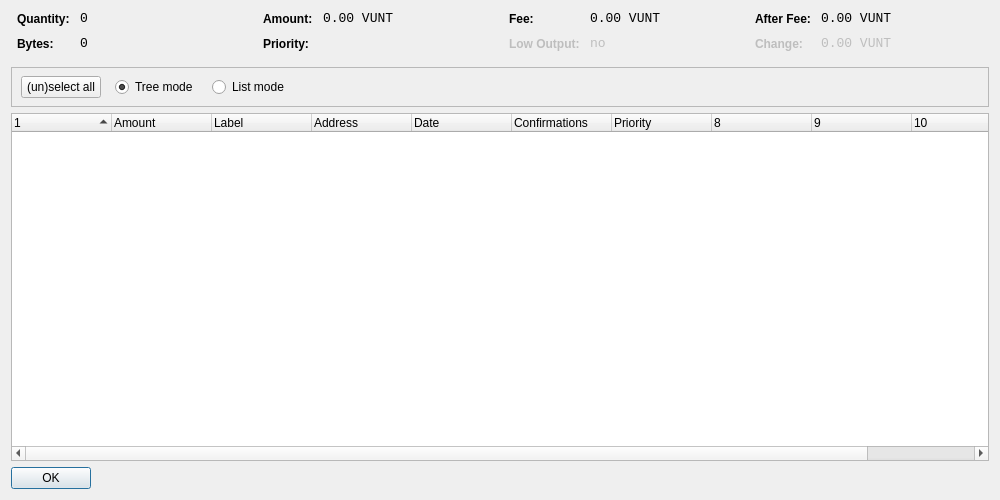
<?xml version="1.0" encoding="UTF-8"?>
<ui version="4.0">
 <class>CoinControlDialog</class>
 <widget class="QDialog" name="CoinControlDialog">
  <property name="geometry">
   <rect>
    <x>0</x>
    <y>0</y>
    <width>1000</width>
    <height>500</height>
   </rect>
  </property>
  <property name="windowTitle">
   <string>Coin Control</string>
  </property>
  <layout class="QVBoxLayout" name="verticalLayout">
   <item>
    <layout class="QHBoxLayout" name="horizontalLayoutTop" stretch="0,0,0,0">
     <property name="topMargin">
      <number>0</number>
     </property>
     <property name="bottomMargin">
      <number>10</number>
     </property>
     <item>
      <layout class="QFormLayout" name="formLayoutCoinControl1">
       <property name="horizontalSpacing">
        <number>10</number>
       </property>
       <property name="verticalSpacing">
        <number>10</number>
       </property>
       <property name="leftMargin">
        <number>6</number>
       </property>
       <property name="rightMargin">
        <number>6</number>
       </property>
       <item row="0" column="0">
        <widget class="QLabel" name="labelCoinControlQuantityText">
         <property name="styleSheet">
          <string notr="true">font-weight:bold;</string>
         </property>
         <property name="text">
          <string>Quantity:</string>
         </property>
        </widget>
       </item>
       <item row="0" column="1">
        <widget class="QLabel" name="labelCoinControlQuantity">
         <property name="font">
          <font>
           <family>Monospace</family>
           <pointsize>10</pointsize>
          </font>
         </property>
         <property name="cursor">
          <cursorShape>IBeamCursor</cursorShape>
         </property>
         <property name="contextMenuPolicy">
          <enum>Qt::ActionsContextMenu</enum>
         </property>
         <property name="text">
          <string notr="true">0</string>
         </property>
         <property name="textInteractionFlags">
          <set>Qt::LinksAccessibleByMouse|Qt::TextSelectableByKeyboard|Qt::TextSelectableByMouse</set>
         </property>
        </widget>
       </item>
       <item row="1" column="0">
        <widget class="QLabel" name="labelCoinControlBytesText">
         <property name="styleSheet">
          <string notr="true">font-weight:bold;</string>
         </property>
         <property name="text">
          <string>Bytes:</string>
         </property>
        </widget>
       </item>
       <item row="1" column="1">
        <widget class="QLabel" name="labelCoinControlBytes">
         <property name="font">
          <font>
           <family>Monospace</family>
           <pointsize>10</pointsize>
          </font>
         </property>
         <property name="cursor">
          <cursorShape>IBeamCursor</cursorShape>
         </property>
         <property name="contextMenuPolicy">
          <enum>Qt::ActionsContextMenu</enum>
         </property>
         <property name="text">
          <string notr="true">0</string>
         </property>
         <property name="textInteractionFlags">
          <set>Qt::LinksAccessibleByMouse|Qt::TextSelectableByKeyboard|Qt::TextSelectableByMouse</set>
         </property>
        </widget>
       </item>
      </layout>
     </item>
     <item>
      <layout class="QFormLayout" name="formLayoutCoinControl2">
       <property name="horizontalSpacing">
        <number>10</number>
       </property>
       <property name="verticalSpacing">
        <number>10</number>
       </property>
       <property name="leftMargin">
        <number>6</number>
       </property>
       <property name="rightMargin">
        <number>6</number>
       </property>
       <item row="0" column="0">
        <widget class="QLabel" name="labelCoinControlAmountText">
         <property name="styleSheet">
          <string notr="true">font-weight:bold;</string>
         </property>
         <property name="text">
          <string>Amount:</string>
         </property>
        </widget>
       </item>
       <item row="0" column="1">
        <widget class="QLabel" name="labelCoinControlAmount">
         <property name="font">
          <font>
           <family>Monospace</family>
           <pointsize>10</pointsize>
          </font>
         </property>
         <property name="cursor">
          <cursorShape>IBeamCursor</cursorShape>
         </property>
         <property name="contextMenuPolicy">
          <enum>Qt::ActionsContextMenu</enum>
         </property>
         <property name="text">
          <string notr="true">0.00 VUNT</string>
         </property>
         <property name="textInteractionFlags">
          <set>Qt::LinksAccessibleByMouse|Qt::TextSelectableByKeyboard|Qt::TextSelectableByMouse</set>
         </property>
        </widget>
       </item>
       <item row="1" column="0">
        <widget class="QLabel" name="labelCoinControlPriorityText">
         <property name="styleSheet">
          <string notr="true">font-weight:bold;</string>
         </property>
         <property name="text">
          <string>Priority:</string>
         </property>
        </widget>
       </item>
       <item row="1" column="1">
        <widget class="QLabel" name="labelCoinControlPriority">
         <property name="font">
          <font>
           <family>Monospace</family>
           <pointsize>10</pointsize>
          </font>
         </property>
         <property name="cursor">
          <cursorShape>IBeamCursor</cursorShape>
         </property>
         <property name="contextMenuPolicy">
          <enum>Qt::ActionsContextMenu</enum>
         </property>
         <property name="text">
          <string/>
         </property>
         <property name="textInteractionFlags">
          <set>Qt::LinksAccessibleByMouse|Qt::TextSelectableByKeyboard|Qt::TextSelectableByMouse</set>
         </property>
        </widget>
       </item>
      </layout>
     </item>
     <item>
      <layout class="QFormLayout" name="formLayoutCoinControl3">
       <property name="horizontalSpacing">
        <number>10</number>
       </property>
       <property name="verticalSpacing">
        <number>10</number>
       </property>
       <property name="leftMargin">
        <number>6</number>
       </property>
       <property name="rightMargin">
        <number>6</number>
       </property>
       <item row="0" column="0">
        <widget class="QLabel" name="labelCoinControlFeeText">
         <property name="styleSheet">
          <string notr="true">font-weight:bold;</string>
         </property>
         <property name="text">
          <string>Fee:</string>
         </property>
        </widget>
       </item>
       <item row="0" column="1">
        <widget class="QLabel" name="labelCoinControlFee">
         <property name="font">
          <font>
           <family>Monospace</family>
           <pointsize>10</pointsize>
          </font>
         </property>
         <property name="cursor">
          <cursorShape>IBeamCursor</cursorShape>
         </property>
         <property name="contextMenuPolicy">
          <enum>Qt::ActionsContextMenu</enum>
         </property>
         <property name="text">
          <string notr="true">0.00 VUNT</string>
         </property>
         <property name="textInteractionFlags">
          <set>Qt::LinksAccessibleByMouse|Qt::TextSelectableByKeyboard|Qt::TextSelectableByMouse</set>
         </property>
        </widget>
       </item>
       <item row="1" column="0">
        <widget class="QLabel" name="labelCoinControlLowOutputText">
         <property name="enabled">
          <bool>false</bool>
         </property>
         <property name="styleSheet">
          <string notr="true">font-weight:bold;</string>
         </property>
         <property name="text">
          <string>Low Output:</string>
         </property>
        </widget>
       </item>
       <item row="1" column="1">
        <widget class="QLabel" name="labelCoinControlLowOutput">
         <property name="enabled">
          <bool>false</bool>
         </property>
         <property name="font">
          <font>
           <family>Monospace</family>
           <pointsize>10</pointsize>
          </font>
         </property>
         <property name="cursor">
          <cursorShape>IBeamCursor</cursorShape>
         </property>
         <property name="contextMenuPolicy">
          <enum>Qt::ActionsContextMenu</enum>
         </property>
         <property name="text">
          <string notr="true">no</string>
         </property>
         <property name="textInteractionFlags">
          <set>Qt::LinksAccessibleByMouse|Qt::TextSelectableByKeyboard|Qt::TextSelectableByMouse</set>
         </property>
        </widget>
       </item>
      </layout>
     </item>
     <item>
      <layout class="QFormLayout" name="formLayoutCoinControl4">
       <property name="horizontalSpacing">
        <number>10</number>
       </property>
       <property name="verticalSpacing">
        <number>10</number>
       </property>
       <property name="leftMargin">
        <number>6</number>
       </property>
       <property name="rightMargin">
        <number>6</number>
       </property>
       <item row="0" column="0">
        <widget class="QLabel" name="labelCoinControlAfterFeeText">
         <property name="styleSheet">
          <string notr="true">font-weight:bold;</string>
         </property>
         <property name="text">
          <string>After Fee:</string>
         </property>
        </widget>
       </item>
       <item row="0" column="1">
        <widget class="QLabel" name="labelCoinControlAfterFee">
         <property name="font">
          <font>
           <family>Monospace</family>
           <pointsize>10</pointsize>
          </font>
         </property>
         <property name="cursor">
          <cursorShape>IBeamCursor</cursorShape>
         </property>
         <property name="contextMenuPolicy">
          <enum>Qt::ActionsContextMenu</enum>
         </property>
         <property name="text">
          <string notr="true">0.00 VUNT</string>
         </property>
         <property name="textInteractionFlags">
          <set>Qt::LinksAccessibleByMouse|Qt::TextSelectableByKeyboard|Qt::TextSelectableByMouse</set>
         </property>
        </widget>
       </item>
       <item row="1" column="0">
        <widget class="QLabel" name="labelCoinControlChangeText">
         <property name="enabled">
          <bool>false</bool>
         </property>
         <property name="styleSheet">
          <string notr="true">font-weight:bold;</string>
         </property>
         <property name="text">
          <string>Change:</string>
         </property>
        </widget>
       </item>
       <item row="1" column="1">
        <widget class="QLabel" name="labelCoinControlChange">
         <property name="enabled">
          <bool>false</bool>
         </property>
         <property name="font">
          <font>
           <family>Monospace</family>
           <pointsize>10</pointsize>
          </font>
         </property>
         <property name="cursor">
          <cursorShape>IBeamCursor</cursorShape>
         </property>
         <property name="contextMenuPolicy">
          <enum>Qt::ActionsContextMenu</enum>
         </property>
         <property name="text">
          <string notr="true">0.00 VUNT</string>
         </property>
         <property name="textInteractionFlags">
          <set>Qt::LinksAccessibleByMouse|Qt::TextSelectableByKeyboard|Qt::TextSelectableByMouse</set>
         </property>
        </widget>
       </item>
      </layout>
     </item>
    </layout>
   </item>
   <item>
    <widget class="QFrame" name="frame">
     <property name="minimumSize">
      <size>
       <width>0</width>
       <height>40</height>
      </size>
     </property>
     <property name="frameShape">
      <enum>QFrame::StyledPanel</enum>
     </property>
     <property name="frameShadow">
      <enum>QFrame::Sunken</enum>
     </property>
     <widget class="QWidget" name="horizontalLayoutWidget">
      <property name="geometry">
       <rect>
        <x>10</x>
        <y>0</y>
        <width>781</width>
        <height>41</height>
       </rect>
      </property>
      <layout class="QHBoxLayout" name="horizontalLayoutPanel" stretch="0,0,0,0,0">
       <property name="spacing">
        <number>14</number>
       </property>
       <item>
        <widget class="QPushButton" name="pushButtonSelectAll">
         <property name="sizePolicy">
          <sizepolicy hsizetype="Maximum" vsizetype="Fixed">
           <horstretch>0</horstretch>
           <verstretch>0</verstretch>
          </sizepolicy>
         </property>
         <property name="text">
          <string>(un)select all</string>
         </property>
        </widget>
       </item>
       <item>
        <widget class="QRadioButton" name="radioTreeMode">
         <property name="sizePolicy">
          <sizepolicy hsizetype="Maximum" vsizetype="Fixed">
           <horstretch>0</horstretch>
           <verstretch>0</verstretch>
          </sizepolicy>
         </property>
         <property name="text">
          <string>Tree mode</string>
         </property>
         <property name="checked">
          <bool>true</bool>
         </property>
        </widget>
       </item>
       <item>
        <widget class="QRadioButton" name="radioListMode">
         <property name="sizePolicy">
          <sizepolicy hsizetype="Maximum" vsizetype="Fixed">
           <horstretch>0</horstretch>
           <verstretch>0</verstretch>
          </sizepolicy>
         </property>
         <property name="text">
          <string>List mode</string>
         </property>
        </widget>
       </item>
       <item>
        <spacer name="horizontalSpacer">
         <property name="orientation">
          <enum>Qt::Horizontal</enum>
         </property>
         <property name="sizeHint" stdset="0">
          <size>
           <width>40</width>
           <height>20</height>
          </size>
         </property>
        </spacer>
       </item>
      </layout>
     </widget>
    </widget>
   </item>
   <item>
    <widget class="CoinControlTreeWidget" name="treeWidget">
     <property name="contextMenuPolicy">
      <enum>Qt::CustomContextMenu</enum>
     </property>
     <property name="sortingEnabled">
      <bool>false</bool>
     </property>
     <property name="columnCount">
      <number>11</number>
     </property>
     <attribute name="headerShowSortIndicator" stdset="0">
      <bool>true</bool>
     </attribute>
     <attribute name="headerStretchLastSection">
      <bool>false</bool>
     </attribute>
     <column>
      <property name="text">
       <string/>
      </property>
     </column>
     <column>
      <property name="text">
       <string>Amount</string>
      </property>
     </column>
     <column>
      <property name="text">
       <string>Label</string>
      </property>
     </column>
     <column>
      <property name="text">
       <string>Address</string>
      </property>
     </column>
     <column>
      <property name="text">
       <string>Date</string>
      </property>
     </column>
     <column>
      <property name="text">
       <string>Confirmations</string>
      </property>
      <property name="toolTip">
       <string>Confirmed</string>
      </property>
     </column>
     <column>
      <property name="text">
       <string>Priority</string>
      </property>
     </column>
     <column>
      <property name="text">
       <string/>
      </property>
     </column>
     <column>
      <property name="text">
       <string/>
      </property>
     </column>
     <column>
      <property name="text">
       <string/>
      </property>
     </column>
     <column>
      <property name="text">
       <string/>
      </property>
     </column>
    </widget>
   </item>
   <item>
    <widget class="QDialogButtonBox" name="buttonBox">
     <property name="sizePolicy">
      <sizepolicy hsizetype="Maximum" vsizetype="Fixed">
       <horstretch>0</horstretch>
       <verstretch>0</verstretch>
      </sizepolicy>
     </property>
     <property name="orientation">
      <enum>Qt::Horizontal</enum>
     </property>
     <property name="standardButtons">
      <set>QDialogButtonBox::Ok</set>
     </property>
    </widget>
   </item>
  </layout>
 </widget>
 <customwidgets>
  <customwidget>
   <class>CoinControlTreeWidget</class>
   <extends>QTreeWidget</extends>
   <header>coincontroltreewidget.h</header>
  </customwidget>
 </customwidgets>
 <resources/>
 <connections/>
</ui>
